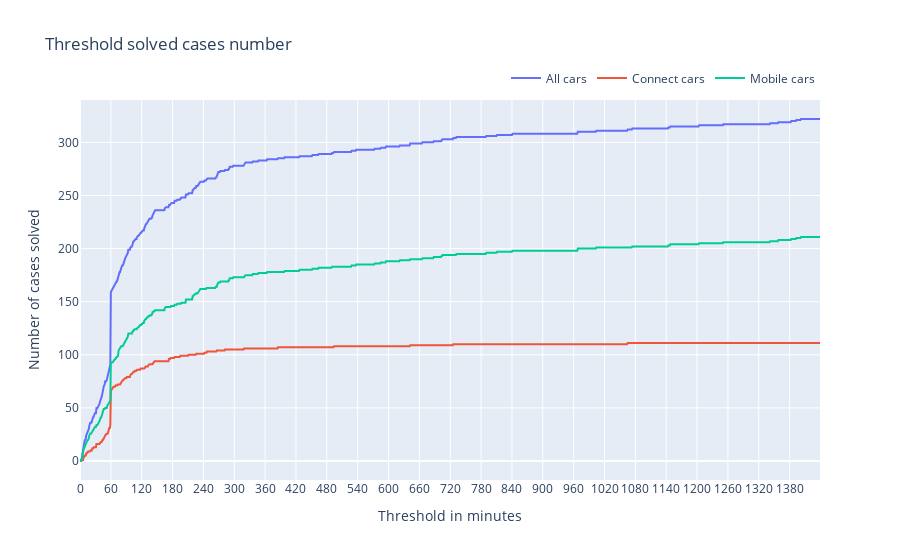

Source (notebook cell):
### Code cell
# Création des traces pour les graphiques résolus
total_solved_cars = go.Scatter(x=x_values, y=solved_list_total, name='All cars')
connect_solved_cars = go.Scatter(x=x_values, y=solved_list_connect, name='Connect cars')
mobile_solved_cars = go.Scatter(x=x_values, y=solved_list_mobile, name='Mobile cars')

# Création des layouts pour les graphiques résolus
layout_solved = go.Layout(
    title='Threshold solved cases number',
    xaxis=dict(title='Threshold in minutes'),
    yaxis=dict(title='Number of cases solved'),
    xaxis_tickvals=list(range(0, 1440, 60)),  # Échelle des ticks toutes les 60 minutes
    legend=dict(orientation='h', yanchor='bottom', xanchor='right', y=1.02, x=1)
)

# Création des figures pour les graphiques résolus
fig_solved = go.Figure(data=[total_solved_cars, connect_solved_cars, mobile_solved_cars], layout=layout_solved)
# Affichage du graphique résolu
fig_solved.show()

### Figure 1 — Plotly figure (JSON) as saved in the notebook; plotly's stock layout.template omitted (floating-point values rounded to 4 significant figures; data arrays with more than 128 entries replaced by an {"elided": "..."} marker saying what was removed)
{"data": [{"name": "All cars", "type": "scatter", "x": {"elided": "1440 int values"}, "y": {"elided": "1440 int values"}}, {"name": "Connect cars", "type": "scatter", "x": {"elided": "1440 int values"}, "y": {"elided": "1440 int values"}}, {"name": "Mobile cars", "type": "scatter", "x": {"elided": "1440 int values"}, "y": {"elided": "1440 int values"}}], "layout": {"legend": {"orientation": "h", "x": 1, "xanchor": "right", "y": 1.02, "yanchor": "bottom"}, "title": {"text": "Threshold solved cases number"}, "xaxis": {"tickvals": [0, 60, 120, 180, 240, 300, 360, 420, 480, 540, 600, 660, 720, 780, 840, 900, 960, 1020, 1080, 1140, 1200, 1260, 1320, 1380], "title": {"text": "Threshold in minutes"}}, "yaxis": {"title": {"text": "Number of cases solved"}}}}
